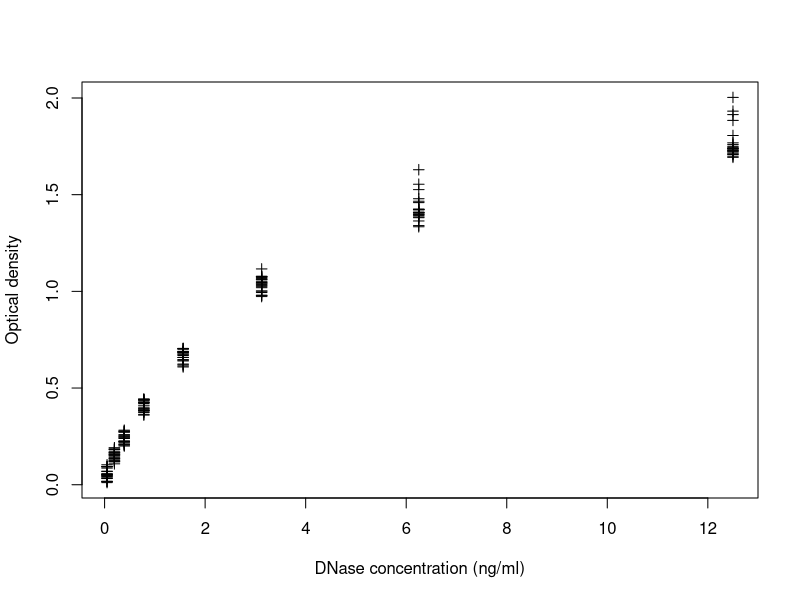
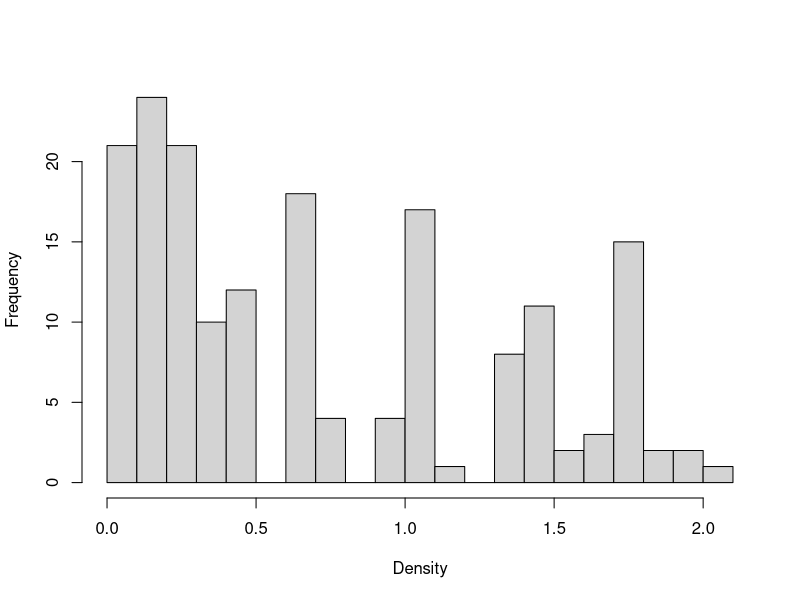
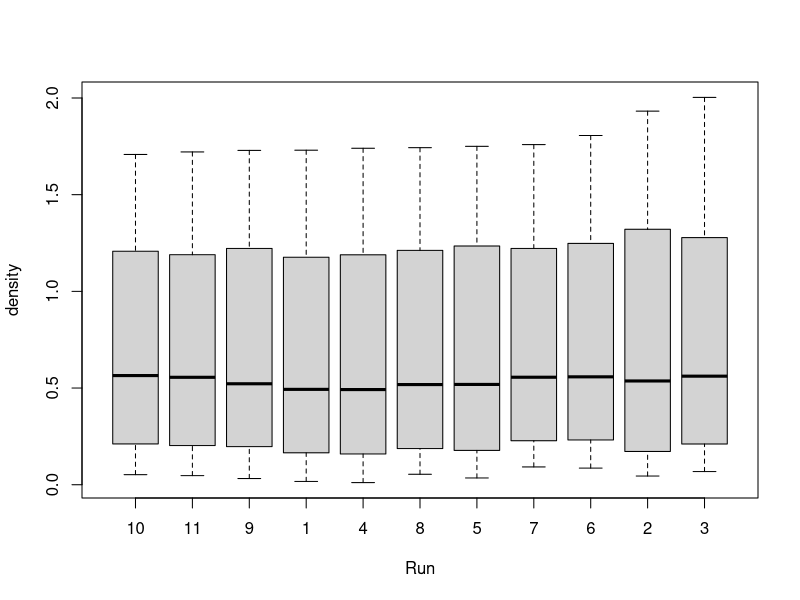
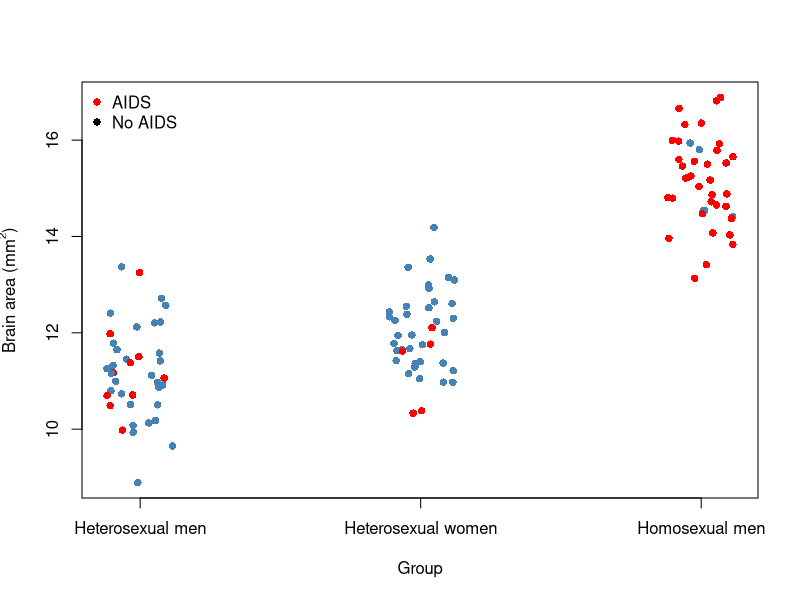
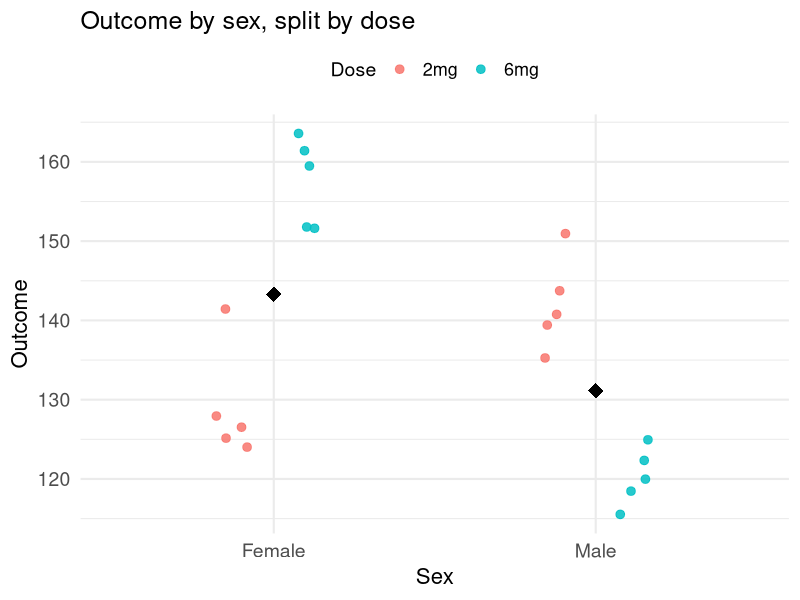

Generate these figures, in order, with R:
## ---- chunk 1
?DNase  #what is the dataset about?
head(DNase) #shows the first rows
names(DNase) # gives you the name of the variables
plot(DNase$conc, DNase$density,
  ylab = attr(DNase, "labels")$y,
  xlab = paste(attr(DNase, "labels")$x, attr(DNase, "units")$x),
  pch = 3)
## ---- chunk 2
hist(DNase$density, breaks=25, main = "",xlab="Density")
boxplot(density ~ Run, data = DNase)
## ---- chunk 3
library(knitr)
set.seed(123)

n <- 40
brain <- data.frame(
  group = factor(rep(c("Homosexual men", "Heterosexual men", "Heterosexual women"),
                     each = n)),
  brain_area_mm2 = c(
    rnorm(n, mean = 15.1, sd = 1.0),
    rnorm(n, mean = 11.2, sd = 1.0),
    rnorm(n, mean = 12.0, sd = 1.0)
  )
)

# check group means (will be close, not exact)
mean_table<-aggregate(brain_area_mm2 ~ group, data = brain, mean)
names(mean_table)[2] <- "Brain Area"
kable(mean_table, digits = 2, caption = "Average brain area (mm^2) by group")
x <- jitter(as.numeric(brain$group), amount = 0.12)
cols <- rep("steelblue", nrow(brain))

# indices within each group to color red
i_hom <- which(brain$group == "Homosexual men")[sample(1:40,35)]
i_hetm <- which(brain$group == "Heterosexual men")[sample(1:40,10)]
i_hetw <- which(brain$group == "Heterosexual women")[sample(1:40,5)]

cols[c(i_hom, i_hetm, i_hetw)] <- "red"

plot(x, brain$brain_area_mm2,
     xaxt = "n",
     xlab = "Group", ylab = expression("Brain area (mm"^2*")"),
     pch = 16, col = cols)

axis(1, at = 1:3, labels = levels(brain$group))
legend("topleft",
       legend = c("AIDS", "No AIDS"),
       col = c("red", "black"),
       pch = 16, bty = "n")
## ---- chunk 4
# Packages
suppressPackageStartupMessages({
  library(dplyr)
  library(ggplot2)
  library(knitr)
  library(kableExtra)
})


set.seed(7)

n <- 5
sd <- 5

spec <- tibble::tibble(
  Dose = c("2mg","2mg","6mg","6mg"),
  Sex  = c("Male","Female","Male","Female"),
  target_mean = c(140, 130, 120, 150)
)

df <- spec |>
  group_by(Dose, Sex) |>
  do({
    mu <- .$target_mean[1]
    vals <- rnorm(n, mean = mu, sd = sd)
    tibble::tibble(Value = vals, CatNum = seq_len(n))
  }) |>
  ungroup() |>
  mutate(CatID = paste0(Dose, "_", substr(Sex, 1, 1), CatNum)) |>
  select(CatID, Sex, Dose, Value)

# Nicer summary table
sum_tbl <- df |>
  group_by(Sex, Dose) |>
  summarise(
    mean = mean(Value),
    .groups = "drop"
  ) 

# Table (HTML) with kableExtra
sum_tbl |>
  tidyr::pivot_wider(names_from = Dose, values_from = mean) |>
  kbl(
    caption = "Summary by Sex and Dose",
    col.names = c("Sex","Mean (2mg)", "Mean (6mg)"),
    align = "lcc"
  ) |>
  kable_styling(full_width = FALSE, bootstrap_options = c("striped", "hover", "condensed")) |>
  column_spec(1, bold = TRUE)
## ---- chunk 5
ggplot(df, aes(x = Sex, y = Value, color = Dose)) +
  geom_point(
    position = position_jitterdodge(jitter.width = 0.12, dodge.width = 0.5),
    alpha = 0.85, size = 2.6
  ) +
  stat_summary(
    fun = mean, geom = "point",
    position = position_dodge(width = 0.5),
    shape = 18, size = 5, color = "black"
  ) +
  labs(title = "Outcome by sex, split by dose", y = "Outcome") +
  theme_minimal(base_size = 16) +   # increases all text
  theme(
    plot.title = element_text(size = 18),
    axis.title = element_text(size = 16),
    axis.text  = element_text(size = 14),
    legend.title = element_text(size = 14),
    legend.text  = element_text(size = 13),
    legend.position = "top"
  )

## ---- chunk 6
#| label: adherer-effect-table
#| echo: false

library(tibble)
library(knitr)

tab <- tribble(
  ~Group,               ~Adherence,          ~`N`, ~`4-year event rate (%)`,
  "New BP drug",        "≥ 80% pills taken", 500,  4.0,
  "New BP drug",        "< 80% pills taken", 500,  9.0,
  "Placebo (control)",  "≥ 80% pills taken", 500,  4.5,
  "Placebo (control)",  "< 80% pills taken", 500,  9.5
)

kable(tab, caption = "Illustrative example: apparent benefit among adherers appears in both drug and placebo groups (adherer effect).")
## ---- chunk 7
set.seed(123)
names<-seq(1,100) #data frame
sample(names,5,replace=FALSE)
